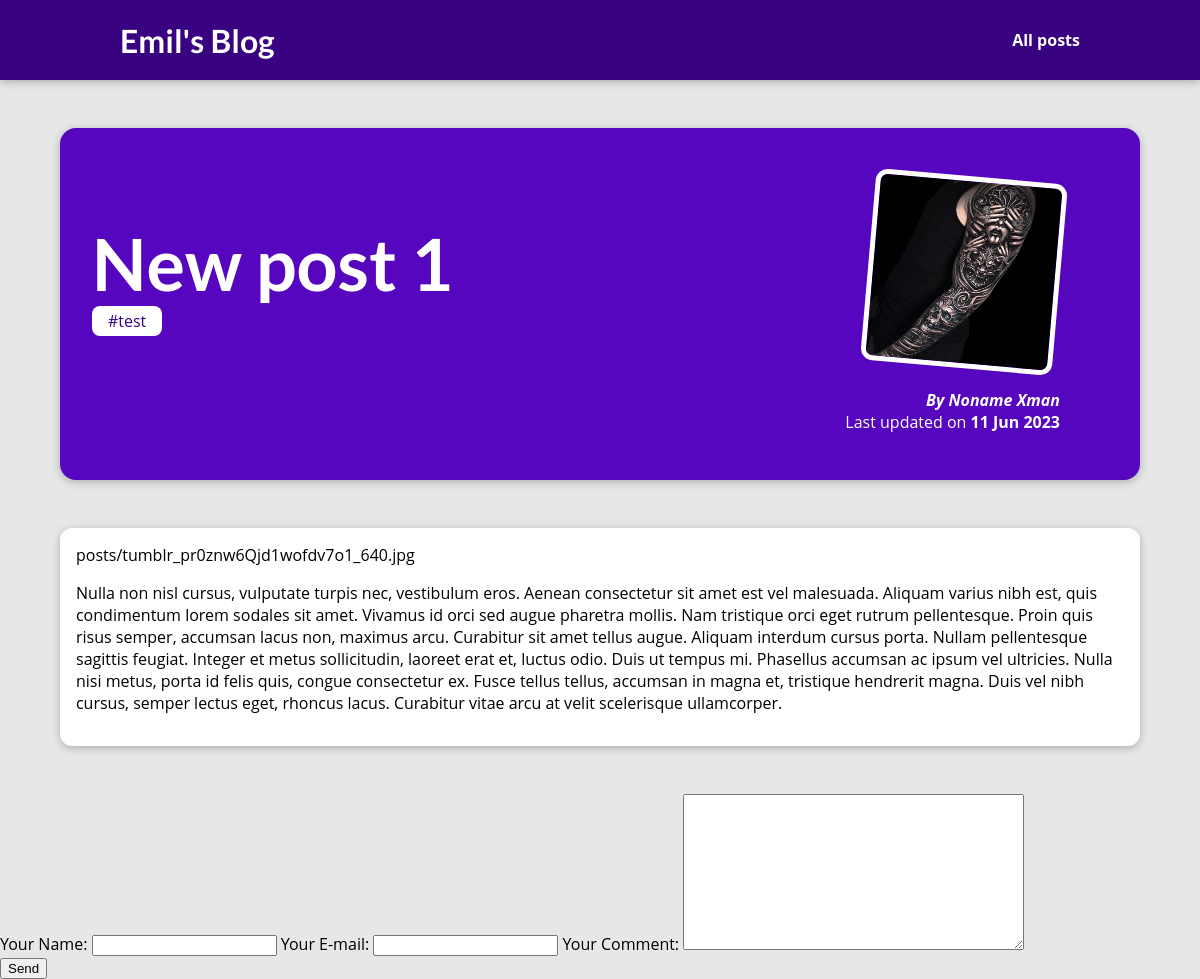
Page /posts/new-post-1 on the committed database.
### blog/models.py (models this page shows, shortened)
class Post(models.Model):
    title = models.CharField(max_length=254)
    excerpt = models.CharField(max_length=254)
    image = models.ImageField(upload_to="posts", blank=True, null=True, default="images/bach_emil.png",)
    date = models.DateField(auto_now=True)
    slug = models.SlugField(default="", blank=True, null=False, db_index=True, unique=True)
    content = models.TextField()
    tags = models.ManyToManyField(Tag)
    author = models.ForeignKey(Author, on_delete=models.SET_NULL, null=True, related_name="posts")

class Tag(models.Model):
    caption = models.CharField(max_length=80)

class Author(models.Model):
    first_name = models.CharField(max_length=80)
    last_name = models.CharField(max_length=80)
    email = models.EmailField(max_length=254)
    def __str__(self):
        return f"{self.first_name} {self.last_name}"

### blog/views.py (the view)
# urls.py: path("posts/<slug:slug>", views.PostDetailView.as_view(), name="post-detail-page")
class PostDetailView(DetailView):
    template_name = "blog/post-detail.html"
    model = Post
    context_object_name = "post_details"
    def get_context_data(self, **kwargs):
        context = super().get_context_data(**kwargs)
        context["post_tags"] = self.object.tags.all()
        context["comment_form"] = CommentForm()
        return context

### blog/forms.py
class CommentForm(forms.ModelForm):
    class Meta:
        model = Comment
        exclude = ["post"]
        labels = {
            "user_name": "Your Name",
            "email": "Your E-mail",
            "text": "Your Comment"
        }

### blog/templates/blog/post-detail.html (shortened to what this page needs)
{% extends 'base.html' %}
{% load static %}
{% block css_files %}
    <link rel="stylesheet" href="{% static "blog/post-detail.css" %}"/>
{% endblock %}
{% block content %}
    <section id="summary">
        <h2>{{ post_details.title }}</h2>
        <div>
            {% for tag in post_tags %}
                <span class="tag">{{ tag.caption }}</span>
            {% endfor %}
        </div>
        <article>
            <img src="{{ post_details.image.url }}" alt="{{ post_details.title }}" />
            <address>By <a href="mailto:{{ post_details.author.email }}">{{ post_details.author }}</a></address>
            <div>
                Last updated on <time>{{ post_details.date|date:"d M Y" }}</time>
            </div>
        </article>
    </section>
    <main>
        {{ post_details.image.name|cut:"images/" }}
        {{  post_details.content|linebreaks }}
    </main>
    <form method="POST" action="/">
            <div class="form-control {% if field.errors %}errors{% endif %}">
                {{ comment_form }}
            </div>
        <button type="submit">Send</button>
    </form>
{% endblock %}

### static/app.css (style rules this page uses)
* { box-sizing: border-box; }
html { font-family: 'Open Sans', 'Lato', sans-serif; }
body { margin: 0; }
h1, h2, h3 { font-family: 'Lato', sans-serif; font-weight: bold; }

### blog/static/blog/post-detail.css (style rules this page uses)
body { background-color: #e7e7e7; }
#summary { margin: 8rem auto 3rem auto; padding: 2rem; width: 90%; max-width: 90rem; border-radius: 16px; background-color: #5706c0; position: relative; box-shadow: 0 2px 8px rgba(0, 0, 0, 0.25); height: 22rem; }
#summary h2 { color: white; font-size: 4.5rem; margin-bottom: 0.25rem; }
#summary article { position: absolute; top: 2rem; right: 3rem; padding: 1rem 2rem; border-radius: 12px; text-align: right; color: white; }
#summary article img { width: 12rem; height: 12rem; border-radius: 12px; transform: rotateZ(5deg); border: 5px solid white; margin-bottom: 1rem; }
#summary address { font-weight: bold; }
#summary a { color: white; text-decoration: none; }
#summary time { font-weight: bold; }
main { width: 90%; max-width: 90rem; margin: 3rem auto; background-color: white; padding: 1rem; border-radius: 12px; box-shadow: 0 2px 8px rgba(0, 0, 0, 0.25); }
.tag { background-color: white; color: #390281; padding: 0.25rem 1rem; border-radius: 8px; }

### rows in the picture
Post: title "New post 1", image (picture), author "Noname Xman", date "11 Jun 2023", image.name "posts/tumblr_pr0znw6Qjd1wofdv7o1_640.jpg", content "Nulla non nisl cursus, vulputate turpis nec, vestibulum eros. Aenean consectetur sit amet est vel malesuada. Aliquam varius nibh est, quis condimentum lorem sodales sit amet. Vivamus id orci sed augue pharetra mollis. Nam tristique orci eget rutrum pellentesque. Proin quis risus semper, accumsan lacus non, maximus arcu. Curabitur sit amet tellus augue. Aliquam interdum cursus porta. Nullam pellentesque sagittis feugiat. Integer et metus sollicitudin, laoreet erat et, luctus odio. Duis ut tempus mi. Phasellus accumsan ac ipsum vel ultricies. Nulla nisi metus, porta id felis quis, congue consectetur ex. Fusce tellus tellus, accumsan in magna et, tristique hendrerit magna. Duis vel nibh…"
Tag: caption "#test"
